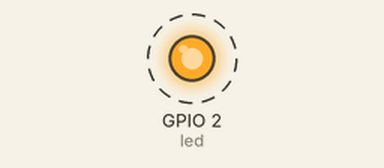
Simulated run of this sketch. Board: ESP8266 (NodeMCU). On the bench: output pins drawn as LEDs (lit = HIGH). Dashed ring = blinking. WiFi joins after 1.5 s; servers stay silent unless stated; what the sketch prints to the serial monitor is not drawn.

Above: at 2.0 s.
Timing chart, 0 to 6.1 s (numbered marks = the images above):
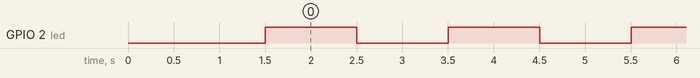

Measured:
- by itself, GPIO 2 (led): alternates HIGH for 1.0 s and LOW for 1.0 s

The sketch:

Connect_to_WiFi.ino
```cpp
#include <ESP8266WiFi.h>

const int led = 2;

int ledState = LOW;
unsigned long previousMillis = 0;
long blinkInterval = 1000;

void blinkLed() {
  unsigned long currentMillis = millis();

  if (currentMillis - previousMillis >= blinkInterval) {
    previousMillis = currentMillis;

    if (ledState == LOW)
      ledState = HIGH;
    else
      ledState = LOW;

    digitalWrite(led, ledState);
  }
}

void connectToWiFi() {
  WiFi.begin("SSID", "PASSWORD.");

  Serial.println("Connecting");
  while (WiFi.status() != WL_CONNECTED) {
    delay(500);
    Serial.print(".");
  }
  Serial.println();

  Serial.print("Local IP Address: ");
  Serial.println(WiFi.localIP());
}

void setup() {
  Serial.begin(115200);
  connectToWiFi();

  pinMode(led, OUTPUT);
}

void loop() {
  blinkLed();
}
```
